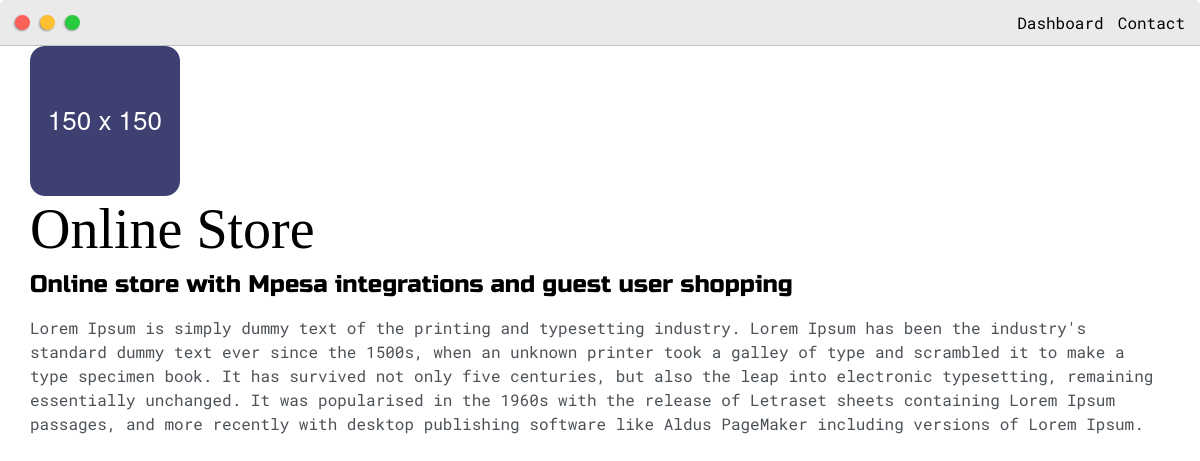
The app's page /post/2/ with its own data.
### base/models.py (models this page shows, shortened)
class Post(models.Model):
    headline = models.CharField(max_length=500)
    sub_headline  = models.CharField(max_length=150, null=True, blank=True)
    thumbnail = models.ImageField(null=True, blank=True, upload_to="images", default="placeholder.png")
    body = models.TextField(null=True, blank=True)
    created = models.DateTimeField(auto_now_add=True)
    active = models.BooleanField(default=False)
    featured = models.BooleanField(default=False)
    tags = models.ManyToManyField(Tag, blank=True)

### base/views.py (the view)
# urls.py: path('post/<str:pk>/', views.post, name='post'),
def post(request, pk):
    post = Post.objects.get(id=pk)
    context = {'post':post}
    return render(request, 'base/post.html', context)

### base/templates/base/post.html (shortened to what this page needs)
{% extends 'base/main.html' %}
{% load static %}
{% block content %}
<div class="main-container">
    <img src="{{post.thumbnail.url}}">
    <h1>{{post.headline}}</h1>
    <h4>{{post.sub_headline}}</h4>
    <p>{{post.body|linebreaks}}</p>
    </div>
{% endblock content %}

### static/css/default.css (style rules this page uses)
:root { --mainColor:#eaeaea; --secondaryColor:#fff; --borderColor:#c1c1c1; --mainText:black; --secondaryText:#4b5156; --themeDotBorder:#24292e; --previewBg:rgb(251,249,243,0.8); --previewShadow:#f0ead6; --buttonColor:black; --duration: 4s; }
body * { transition: 1.5s; }
html,body { padding: 0; margin: 0; }
h1 { position: relative; color:var(--mainText); font-weight: 500; font-family: 'Just Me Again Down Here', cursive; transition-duration: 4s; filter: blur(8px) contrast(-8); }
h2,h4,h5,h6, strong { color: var(--mainText); font-family: 'Russo one',sans-serif; }
p,li,span,label,input,textarea { color: var(--secondaryText); font-family: 'Roboto mono',monospace; }
h1 { font-size: 56px; }
h4 { font-size: 24px; }
.main-container { width: 600px; margin: 0 auto; }
@media screen and (max-width:1200px) { .main-container { width: 95%; } }

### records on screen
Post: thumbnail (placeholder picture), headline "Online Store", sub_headline "Online store with Mpesa integrations and guest user shopping", body "Lorem Ipsum is simply dummy text of the printing and typesetting industry. Lorem Ipsum has been the industry's standard dummy text ever since the 1500s, when an unknown printer took a galley of type and scrambled it to make a type specimen book. It has survived not only five centuries, but also the leap into electronic typesetting, remaining essentially unchanged. It was popularised in the 1960s with the release of Letraset sheets containing Lorem Ipsum passages, and more recently with desktop publishing software like Aldus PageMaker including versions of Lorem Ipsum."
